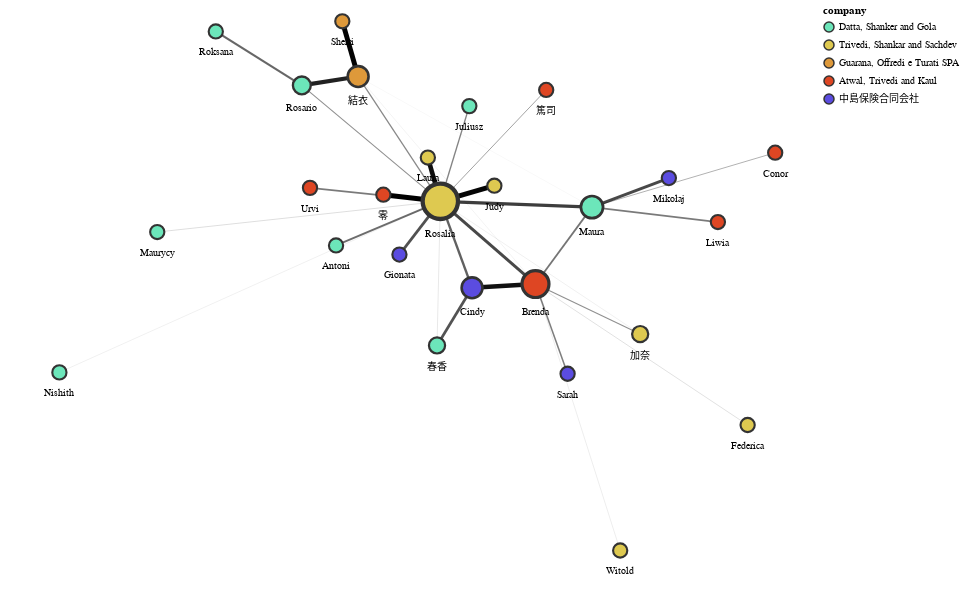

The notebook cell this image was saved under:
### Code cell
alph(G, **alph_params).configure_view(strokeWidth=0)

### Figure 1 — Vega-Lite specification as saved in the notebook (floating-point values rounded to 4 significant figures)
{"$schema": "https://vega.github.io/schema/vega-lite/v4.17.0.json", "config": {"view": {"continuousHeight": 300, "continuousWidth": 400, "strokeWidth": 0}}, "datasets": {"data-95386e198ea2e516ffca735d988a84ef": [{"__node_r": 13.48, "__node_size": 726.4, "__y_label": 218.8, "company": "Atwal, Trivedi and Kaul", "degree_centrality": 0.4, "id": 0, "name": "Brenda", "x": 464.2, "y": 244.2}, {"__node_r": 10.43, "__node_size": 435.2, "__y_label": 218.4, "company": "中島保険合同会社", "degree_centrality": 0.2, "id": 1, "name": "Cindy", "x": 408.7, "y": 240.8}, {"__node_r": 17.68, "__node_size": 1251.0, "__y_label": 290.4, "company": "Trivedi, Shankar and Sachdev", "degree_centrality": 0.76, "id": 2, "name": "Rosalia", "x": 380.9, "y": 320.0}, {"__node_r": 10.43, "__node_size": 435.2, "__y_label": 412.0, "company": "Guarana, Offredi e Turati SPA", "degree_centrality": 0.2, "id": 3, "name": "結衣", "x": 309.0, "y": 434.4}, {"__node_r": 8.07, "__node_size": 260.5, "__y_label": 167.9, "company": "Datta, Shanker and Gola", "degree_centrality": 0.08, "id": 4, "name": "春香", "x": 378.0, "y": 187.9}, {"__node_r": 8.926, "__node_size": 318.7, "__y_label": 405.4, "company": "Datta, Shanker and Gola", "degree_centrality": 0.12, "id": 5, "name": "Rosario", "x": 259.7, "y": 426.3}, {"__node_r": 11.11, "__node_size": 493.4, "__y_label": 291.6, "company": "Datta, Shanker and Gola", "degree_centrality": 0.24, "id": 6, "name": "Maura", "x": 513.6, "y": 314.7}, {"__node_r": 7.111, "__node_size": 202.2, "__y_label": 388.2, "company": "Datta, Shanker and Gola", "degree_centrality": 0.04, "id": 7, "name": "Juliusz", "x": 406.3, "y": 407.3}, {"__node_r": 7.111, "__node_size": 202.2, "__y_label": 345.5, "company": "Atwal, Trivedi and Kaul", "degree_centrality": 0.04, "id": 8, "name": "Conor", "x": 673.9, "y": 364.6}, {"__node_r": 7.111, "__node_size": 202.2, "__y_label": 315.3, "company": "Trivedi, Shankar and Sachdev", "degree_centrality": 0.04, "id": 9, "name": "Judy", "x": 428.2, "y": 334.4}, {"__node_r": 8.07, "__node_size": 260.5, "__y_label": 178.3, "company": "Trivedi, Shankar and Sachdev", "degree_centrality": 0.08, "id": 10, "name": "加奈", "x": 555.8, "y": 198.4}, {"__node_r": 7.111, "__node_size": 202.2, "__y_label": 272.8, "company": "Datta, Shanker and Gola", "degree_centrality": 0.04, "id": 11, "name": "Maurycy", "x": 133.2, "y": 291.9}, {"__node_r": 7.111, "__node_size": 202.2, "__y_label": 281.9, "company": "Atwal, Trivedi and Kaul", "degree_centrality": 0.04, "id": 12, "name": "Liwia", "x": 623.8, "y": 301.0}, {"__node_r": 7.111, "__node_size": 202.2, "__y_label": 260.5, "company": "Datta, Shanker and Gola", "degree_centrality": 0.04, "id": 13, "name": "Antoni", "x": 289.7, "y": 279.6}, {"__node_r": 7.111, "__node_size": 202.2, "__y_label": 403.1, "company": "Atwal, Trivedi and Kaul", "degree_centrality": 0.04, "id": 14, "name": "篤司", "x": 473.5, "y": 422.2}, {"__node_r": 7.111, "__node_size": 202.2, "__y_label": 307.0, "company": "Atwal, Trivedi and Kaul", "degree_centrality": 0.04, "id": 15, "name": "零", "x": 331.1, "y": 326.1}, {"__node_r": 7.111, "__node_size": 202.2, "__y_label": 313.3, "company": "Atwal, Trivedi and Kaul", "degree_centrality": 0.04, "id": 16, "name": "Urvi", "x": 266.9, "y": 332.4}, {"__node_r": 7.111, "__node_size": 202.2, "__y_label": 252.1, "company": "中島保険合同会社", "degree_centrality": 0.04, "id": 17, "name": "Gionata", "x": 345.1, "y": 271.2}, {"__node_r": 7.111, "__node_size": 202.2, "__y_label": 142.9, "company": "中島保険合同会社", "degree_centrality": 0.04, "id": 18, "name": "Sarah", "x": 492.3, "y": 162.0}, {"__node_r": 7.111, "__node_size": 202.2, "__y_label": 341.0, "company": "Trivedi, Shankar and Sachdev", "degree_centrality": 0.04, "id": 19, "name": "Laura", "x": 370.0, "y": 360.2}, {"__node_r": 7.111, "__node_size": 202.2, "__y_label": 456.6, "company": "Datta, Shanker and Gola", "degree_centrality": 0.04, "id": 20, "name": "Roksana", "x": 184.4, "y": 475.8}, {"__node_r": 7.111, "__node_size": 202.2, "__y_label": 95.9, "company": "Trivedi, Shankar and Sachdev", "degree_centrality": 0.04, "id": 21, "name": "Federica", "x": 649.8, "y": 115.0}, {"__node_r": 7.111, "__node_size": 202.2, "__y_label": 144.1, "company": "Datta, Shanker and Gola", "degree_centrality": 0.04, "id": 22, "name": "Nishith", "x": 47.59, "y": 163.2}, {"__node_r": 7.111, "__node_size": 202.2, "__y_label": -19.11, "company": "Trivedi, Shankar and Sachdev", "degree_centrality": 0.04, "id": 23, "name": "Witold", "x": 538.3, "y": 0}, {"__node_r": 7.111, "__node_size": 202.2, "__y_label": 465.9, "company": "Guarana, Offredi e Turati SPA", "degree_centrality": 0.04, "id": 24, "name": "Sherri", "x": 295.2, "y": 485.0}, {"__node_r": 7.111, "__node_size": 202.2, "__y_label": 322.2, "company": "中島保険合同会社", "degree_centrality": 0.04, "id": 25, "name": "Mikołaj", "x": 580.9, "y": 341.3}], "data-dbabb3c77c16f6b114b8f2fcda8448a3": [{"edge": 0, "pair": [0, 1], "source": 0, "target": 1, "weight": 1.987, "x": 464.2, "y": 244.2}, {"edge": 0, "pair": [0, 1], "source": 0, "target": 1, "weight": 1.987, "x": 408.7, "y": 240.8}, {"edge": 1, "pair": [0, 6], "source": 0, "target": 6, "weight": 0.7502, "x": 464.2, "y": 244.2}, {"edge": 1, "pair": [0, 6], "source": 0, "target": 6, "weight": 0.7502, "x": 513.6, "y": 314.7}, {"edge": 2, "pair": [0, 2], "source": 0, "target": 2, "weight": 1.301, "x": 464.2, "y": 244.2}, {"edge": 2, "pair": [0, 2], "source": 0, "target": 2, "weight": 1.301, "x": 380.9, "y": 320.0}, {"edge": 3, "pair": [0, 0], "source": 0, "target": 0, "weight": 0.5294, "x": 464.2, "y": 244.2}, {"edge": 3, "pair": [0, 0], "source": 0, "target": 0, "weight": 0.5294, "x": 464.2, "y": 244.2}, {"edge": 4, "pair": [0, 3], "source": 0, "target": 3, "weight": 0.03015, "x": 464.2, "y": 244.2}, {"edge": 4, "pair": [0, 3], "source": 0, "target": 3, "weight": 0.03015, "x": 309.0, "y": 434.4}, {"edge": 5, "pair": [0, 10], "source": 0, "target": 10, "weight": 0.4339, "x": 464.2, "y": 244.2}, {"edge": 5, "pair": [0, 10], "source": 0, "target": 10, "weight": 0.4339, "x": 555.8, "y": 198.4}, {"edge": 6, "pair": [0, 18], "source": 0, "target": 18, "weight": 0.6422, "x": 464.2, "y": 244.2}, {"edge": 6, "pair": [0, 18], "source": 0, "target": 18, "weight": 0.6422, "x": 492.3, "y": 162.0}, {"edge": 7, "pair": [0, 21], "source": 0, "target": 21, "weight": 0.1152, "x": 464.2, "y": 244.2}, {"edge": 7, "pair": [0, 21], "source": 0, "target": 21, "weight": 0.1152, "x": 649.8, "y": 115.0}, {"edge": 8, "pair": [0, 23], "source": 0, "target": 23, "weight": 0.05782, "x": 464.2, "y": 244.2}, {"edge": 8, "pair": [0, 23], "source": 0, "target": 23, "weight": 0.05782, "x": 538.3, "y": 0}, {"edge": 9, "pair": [1, 2], "source": 1, "target": 2, "weight": 1.001, "x": 408.7, "y": 240.8}, {"edge": 9, "pair": [1, 2], "source": 1, "target": 2, "weight": 1.001, "x": 380.9, "y": 320.0}, {"edge": 10, "pair": [1, 1], "source": 1, "target": 1, "weight": 1.09, "x": 408.7, "y": 240.8}, {"edge": 10, "pair": [1, 1], "source": 1, "target": 1, "weight": 1.09, "x": 408.7, "y": 240.8}, {"edge": 11, "pair": [1, 4], "source": 1, "target": 4, "weight": 1.166, "x": 408.7, "y": 240.8}, {"edge": 11, "pair": [1, 4], "source": 1, "target": 4, "weight": 1.166, "x": 378.0, "y": 187.9}, {"edge": 12, "pair": [2, 2], "source": 2, "target": 2, "weight": 0.2277, "x": 380.9, "y": 320.0}, {"edge": 12, "pair": [2, 2], "source": 2, "target": 2, "weight": 0.2277, "x": 380.9, "y": 320.0}, {"edge": 13, "pair": [2, 15], "source": 2, "target": 15, "weight": 2.182, "x": 380.9, "y": 320.0}, {"edge": 13, "pair": [2, 15], "source": 2, "target": 15, "weight": 2.182, "x": 331.1, "y": 326.1}, {"edge": 14, "pair": [2, 6], "source": 2, "target": 6, "weight": 1.432, "x": 380.9, "y": 320.0}, {"edge": 14, "pair": [2, 6], "source": 2, "target": 6, "weight": 1.432, "x": 513.6, "y": 314.7}, {"edge": 15, "pair": [2, 19], "source": 2, "target": 19, "weight": 2.014, "x": 380.9, "y": 320.0}, {"edge": 15, "pair": [2, 19], "source": 2, "target": 19, "weight": 2.014, "x": 370.0, "y": 360.2}, {"edge": 16, "pair": [2, 3], "source": 2, "target": 3, "weight": 0.5185, "x": 380.9, "y": 320.0}, {"edge": 16, "pair": [2, 3], "source": 2, "target": 3, "weight": 0.5185, "x": 309.0, "y": 434.4}, {"edge": 17, "pair": [2, 4], "source": 2, "target": 4, "weight": 0.08285, "x": 380.9, "y": 320.0}, {"edge": 17, "pair": [2, 4], "source": 2, "target": 4, "weight": 0.08285, "x": 378.0, "y": 187.9}, {"edge": 18, "pair": [2, 5], "source": 2, "target": 5, "weight": 0.4379, "x": 380.9, "y": 320.0}, {"edge": 18, "pair": [2, 5], "source": 2, "target": 5, "weight": 0.4379, "x": 259.7, "y": 426.3}, {"edge": 19, "pair": [2, 7], "source": 2, "target": 7, "weight": 0.5691, "x": 380.9, "y": 320.0}, {"edge": 19, "pair": [2, 7], "source": 2, "target": 7, "weight": 0.5691, "x": 406.3, "y": 407.3}, {"edge": 20, "pair": [2, 9], "source": 2, "target": 9, "weight": 2.122, "x": 380.9, "y": 320.0}, {"edge": 20, "pair": [2, 9], "source": 2, "target": 9, "weight": 2.122, "x": 428.2, "y": 334.4}, {"edge": 21, "pair": [2, 10], "source": 2, "target": 10, "weight": 0.04418, "x": 380.9, "y": 320.0}, {"edge": 21, "pair": [2, 10], "source": 2, "target": 10, "weight": 0.04418, "x": 555.8, "y": 198.4}, {"edge": 22, "pair": [2, 11], "source": 2, "target": 11, "weight": 0.129, "x": 380.9, "y": 320.0}, {"edge": 22, "pair": [2, 11], "source": 2, "target": 11, "weight": 0.129, "x": 133.2, "y": 291.9}, {"edge": 23, "pair": [2, 13], "source": 2, "target": 13, "weight": 0.8637, "x": 380.9, "y": 320.0}, {"edge": 23, "pair": [2, 13], "source": 2, "target": 13, "weight": 0.8637, "x": 289.7, "y": 279.6}, {"edge": 24, "pair": [2, 14], "source": 2, "target": 14, "weight": 0.3546, "x": 380.9, "y": 320.0}, {"edge": 24, "pair": [2, 14], "source": 2, "target": 14, "weight": 0.3546, "x": 473.5, "y": 422.2}, {"edge": 25, "pair": [2, 16], "source": 2, "target": 16, "weight": 0.6959, "x": 380.9, "y": 320.0}, {"edge": 25, "pair": [2, 16], "source": 2, "target": 16, "weight": 0.6959, "x": 266.9, "y": 332.4}, {"edge": 26, "pair": [2, 17], "source": 2, "target": 17, "weight": 1.188, "x": 380.9, "y": 320.0}, {"edge": 26, "pair": [2, 17], "source": 2, "target": 17, "weight": 1.188, "x": 345.1, "y": 271.2}, {"edge": 27, "pair": [2, 22], "source": 2, "target": 22, "weight": 0.04177, "x": 380.9, "y": 320.0}, {"edge": 27, "pair": [2, 22], "source": 2, "target": 22, "weight": 0.04177, "x": 47.59, "y": 163.2}, {"edge": 28, "pair": [3, 5], "source": 3, "target": 5, "weight": 1.773, "x": 309.0, "y": 434.4}, {"edge": 28, "pair": [3, 5], "source": 3, "target": 5, "weight": 1.773, "x": 259.7, "y": 426.3}, {"edge": 29, "pair": [3, 6], "source": 3, "target": 6, "weight": 0.001462, "x": 309.0, "y": 434.4}, {"edge": 29, "pair": [3, 6], "source": 3, "target": 6, "weight": 0.001462, "x": 513.6, "y": 314.7}, {"edge": 30, "pair": [3, 24], "source": 3, "target": 24, "weight": 2.148, "x": 309.0, "y": 434.4}, {"edge": 30, "pair": [3, 24], "source": 3, "target": 24, "weight": 2.148, "x": 295.2, "y": 485.0}, {"edge": 31, "pair": [5, 20], "source": 5, "target": 20, "weight": 0.9289, "x": 259.7, "y": 426.3}, {"edge": 31, "pair": [5, 20], "source": 5, "target": 20, "weight": 0.9289, "x": 184.4, "y": 475.8}, {"edge": 32, "pair": [6, 8], "source": 6, "target": 8, "weight": 0.305, "x": 513.6, "y": 314.7}, {"edge": 32, "pair": [6, 8], "source": 6, "target": 8, "weight": 0.305, "x": 673.9, "y": 364.6}, {"edge": 33, "pair": [6, 12], "source": 6, "target": 12, "weight": 0.6963, "x": 513.6, "y": 314.7}, {"edge": 33, "pair": [6, 12], "source": 6, "target": 12, "weight": 0.6963, "x": 623.8, "y": 301.0}, {"edge": 34, "pair": [6, 25], "source": 6, "target": 25, "weight": 1.307, "x": 513.6, "y": 314.7}, {"edge": 34, "pair": [6, 25], "source": 6, "target": 25, "weight": 1.307, "x": 580.9, "y": 341.3}]}, "height": 600, "layer": [{"data": {"name": "data-dbabb3c77c16f6b114b8f2fcda8448a3"}, "encoding": {"color": {"value": "#000"}, "detail": {"field": "edge", "type": "quantitative"}, "opacity": {"field": "weight", "legend": null, "scale": {"range": [0.3, 1]}, "type": "quantitative"}, "strokeWidth": {"field": "weight", "legend": null, "scale": {"range": [0.1, 5]}, "type": "quantitative"}, "x": {"axis": {"domain": false, "grid": false, "labels": false, "ticks": false, "title": ""}, "field": "x", "type": "quantitative"}, "y": {"axis": {"domain": false, "grid": false, "labels": false, "ticks": false, "title": ""}, "field": "y", "type": "quantitative"}}, "mark": "line"}, {"data": {"name": "data-95386e198ea2e516ffca735d988a84ef"}, "layer": [{"encoding": {"fill": {"field": "company", "scale": {"domain": ["Datta, Shanker and Gola", "Trivedi, Shankar and Sachdev", "Guarana, Offredi e Turati SPA", "Atwal, Trivedi and Kaul", "中島保険合同会社"], "range": ["#6CE6BA", "#DEC950", "#DE993A", "#DE4623", "#5B4CE0"]}, "type": "nominal"}, "opacity": {"value": 1}, "size": {"field": "degree_centrality", "legend": null, "scale": {"domain": [0, 1], "range": [144, 1600]}, "type": "quantitative"}, "stroke": {"value": "#333"}, "strokeWidth": {"field": "degree_centrality", "legend": null, "scale": {"domain": [0, 1], "range": [2, 5]}, "type": "quantitative"}, "tooltip": [{"field": "name", "type": "nominal"}, {"field": "company", "type": "nominal"}], "x": {"axis": {"domain": false, "grid": false, "labels": false, "ticks": false, "title": ""}, "field": "x", "type": "quantitative"}, "y": {"axis": {"domain": false, "grid": false, "labels": false, "ticks": false, "title": ""}, "field": "y", "type": "quantitative"}}, "mark": "circle"}, {"encoding": {"text": {"field": "name", "type": "nominal"}, "x": {"axis": {"domain": false, "grid": false, "labels": false, "ticks": false, "title": ""}, "field": "x", "type": "quantitative"}, "y": {"axis": {"domain": false, "grid": false, "labels": false, "ticks": false, "title": ""}, "field": "__y_label", "type": "quantitative"}}, "mark": {"align": "center", "baseline": "middle", "color": "black", "size": 10, "type": "text"}}]}], "resolve": {"scale": {"color": "independent", "fill": "independent", "opacity": "independent", "size": "independent", "strokeWidth": "independent"}}, "width": 800}
